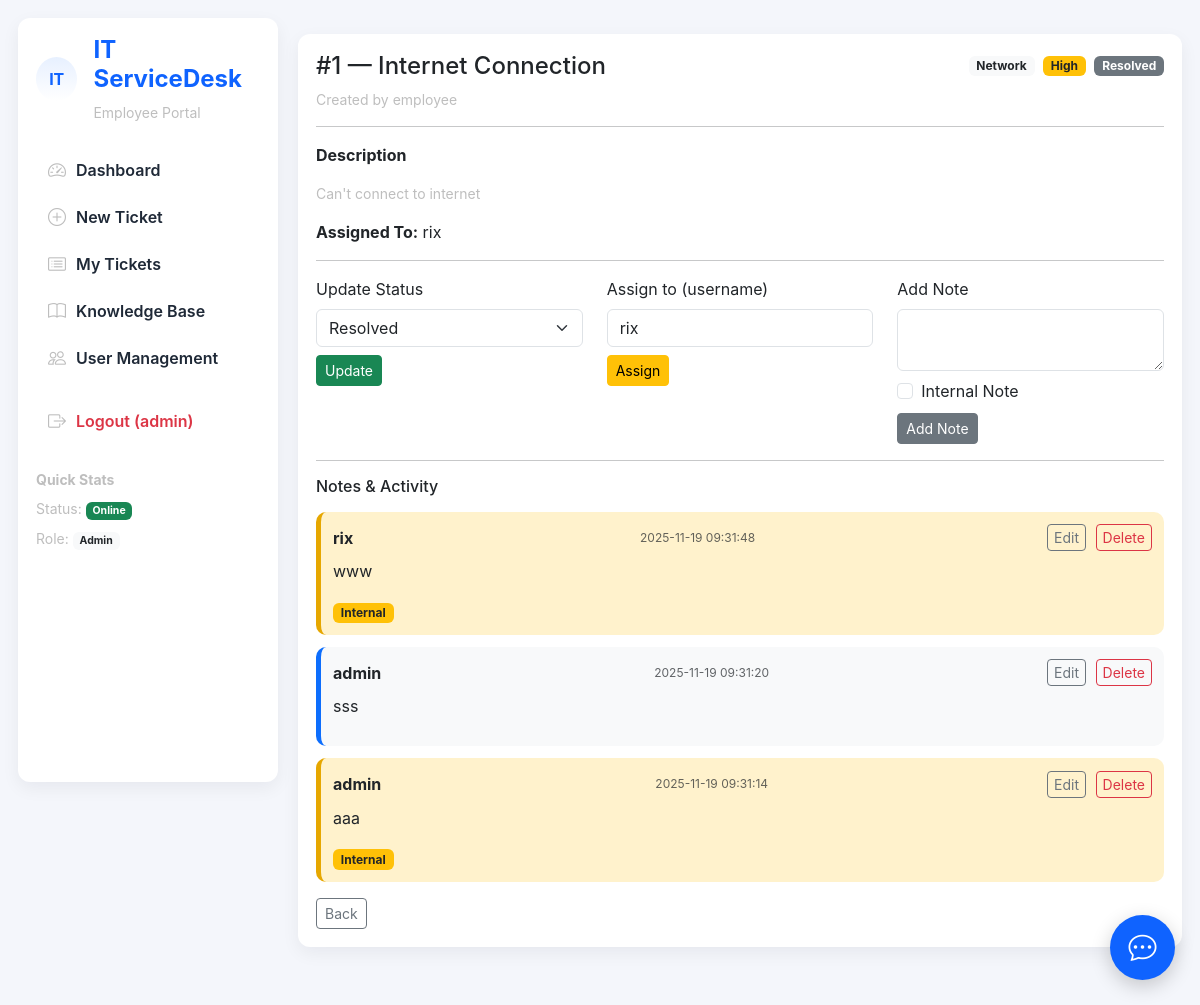
The page /ticket/1 (signed in) on the database its author committed.
### tables this page shows
CREATE TABLE tickets (
            id INTEGER PRIMARY KEY AUTOINCREMENT,
            title TEXT,
            category TEXT,
            priority TEXT,
            status TEXT,
            description TEXT
        , created_by TEXT, assigned_to INTEGER, updated_at TEXT);

CREATE TABLE ticket_comments (
            id INTEGER PRIMARY KEY AUTOINCREMENT,
            ticket_id INTEGER,
            user_id INTEGER,
            comment TEXT,
            created_at TEXT, is_internal INTEGER DEFAULT 0,
            FOREIGN KEY(ticket_id) REFERENCES tickets(id),
            FOREIGN KEY(user_id) REFERENCES users(id)
        );

### app.py (the view)
    def wrapper(*args, **kwargs):
        if "username" not in session:
            return redirect("/login")
        return func(*args, **kwargs)

### app.py (called while the page is built)
def login_required(func):
    def wrapper(*args, **kwargs):
        if "username" not in session:
            return redirect("/login")
        return func(*args, **kwargs)
    wrapper.__name__ = func.__name__
    return wrapper

### templates/ticket_details.html (shortened to what this page needs)
{% extends "base.html" %}
{% block content %}
<div class="recent-card">
  <div class="d-flex justify-content-between align-items-start">
    <div>
      <h4>#{{ ticket[0] }} — {{ ticket[1] }}</h4>
      <div class="small-muted">Created by {{ ticket[6] }}</div>
    </div>
    <div class="text-end">
      <div class="badge bg-light text-dark">{{ ticket[2] }}</div>
      <div class="badge bg-warning text-dark ms-1">{{ ticket[3] }}</div>
      <div class="badge bg-secondary text-white ms-1">{{ ticket[4] }}</div>
    </div>
  </div>
  <hr>
  <p><strong>Description</strong></p>
  <p class="small-muted">{{ ticket[5] }}</p>
  <p><strong>Assigned To:</strong> {{ ticket[7] or 'Unassigned' }}</p>
  {% if session.get('role') in ['IT Staff','Admin'] %}
  <hr>
  <div class="row">
    <div class="col-md-4">
      <form method="POST" action="{{ url_for('update_status', ticket_id=ticket[0]) }}">
        <label class="form-label">Update Status</label>
        <select name="status" class="form-select">
          <option value="Resolved" {% if ticket[4]=='Resolved' %}selected{% endif %}>Resolved</option>
        </select>
        <button class="btn btn-success btn-sm mt-2">Update</button>
      </form>
    </div>
    <div class="col-md-4">
      <form method="POST" action="{{ url_for('assign', ticket_id=ticket[0]) }}">
        <label class="form-label">Assign to (username)</label>
        <input name="assigned_to" class="form-control" value="{{ ticket[7] or '' }}">
        <button class="btn btn-warning btn-sm mt-2">Assign</button>
      </form>
    </div>
    <div class="col-md-4">
      <form method="POST" action="{{ url_for('add_note', ticket_id=ticket[0]) }}">
        <label class="form-label">Add Note</label>
        <textarea name="note" class="form-control" rows="2" required></textarea>
        <div class="form-check mt-2">
          <input class="form-check-input" type="checkbox" name="is_internal">
          <label class="form-check-label">Internal Note</label>
        </div>
        <button class="btn btn-secondary btn-sm mt-2">Add Note</button>
      </form>
    </div>
  </div>
  {% endif %}
  <hr>
  <h6 class="mb-3">Notes & Activity</h6>
  <div class="comments-container">
    {% for c in comments %}
    <div class="comment-card {% if c[4] == 1 %}internal{% endif %}">
      <div class="comment-header">
        <strong>{{ c[1] }}</strong>
        <span class="timestamp">{{ c[3] }}</span>
        {% if session.get('role') in ['IT Staff','Admin'] %}
        <div class="comment-actions">
          <button class="btn btn-sm btn-outline-secondary"
                  onclick='openEditModal({{ c[0] }}, {{ c[2] | tojson }})'>
            Edit
          </button>
          <a class="btn btn-sm btn-outline-danger"
             href="/delete_note/{{ c[0] }}"
             onclick="return confirm('Delete this note?')">
            Delete
          </a>
        </div>
        {% endif %}
      </div>
      <p class="comment-text mt-2">{{ c[2] }}</p>
      {% if c[4] == 1 %}
      <span class="badge bg-warning text-dark">Internal</span>
      {% endif %}
    </div>
    {% endfor %}
  </div>
  <div class="mt-3">
    <a href="{{ url_for('view_tickets') }}" class="btn btn-outline-secondary btn-sm">Back</a>
  </div>
</div>
{% endblock %}

### templates/base.html (style rules this page uses)
:root { --bg:#f4f6fb; --card:#ffffff; --accent:#0f63ff; --muted:#bebebe; --sidebar:#ffffff; --shadow: 0 6px 18px rgba(17,24,39,0.06); }
body { background: var(--bg); font-family: Inter, system-ui, -apple-system, "Segoe UI", Roboto, "Helvetica Neue", Arial; }
.recent-card, .quick-card { border-radius:12px; box-shadow: var(--shadow); background:var(--card); padding:18px; }
.small-muted { color:var(--muted); font-size:14px; }

### templates/ticket_details.html (style rules this page uses)
.comments-container { margin-top: 10px; }
.comment-card { background: #f8f9fa; padding: 12px; border-radius: 10px; margin-bottom: 12px; border-left: 5px solid #0d6efd; }
.comment-card.internal { background: #fff2cc; border-left-color: #e6a700; }
.comment-header { display: flex; justify-content: space-between; align-items: center; }
.timestamp { font-size: 12px; opacity: 0.7; }
.comment-actions button, .comment-actions a { margin-left: 5px; padding: 2px 6px; }

### rows shown on the page
tickets: id "1", title "Internet Connection", created_by "employee", category "Network", priority "High", status "Resolved", description "Can't connect to internet", assigned_to "rix"
ticket_comments: user "rix", created_at "2025-11-19 09:31:48", comment "www", is_internal "Internal"
ticket_comments: user "admin", created_at "2025-11-19 09:31:20", comment "sss"
ticket_comments: user "admin", created_at "2025-11-19 09:31:14", comment "aaa", is_internal "Internal"

### other values the page prints
{{ session.get('username') }} "admin"
{{ session.get('role') or 'Guest' }} "Admin"
